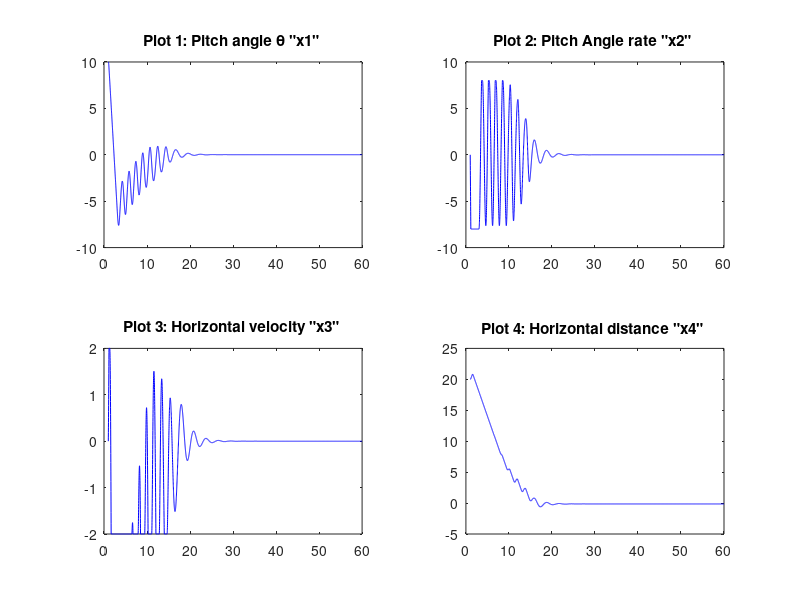
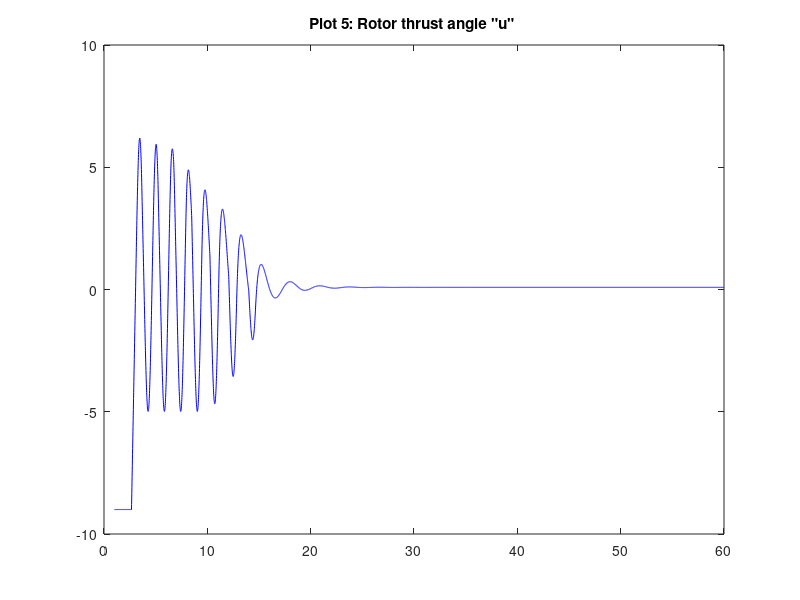
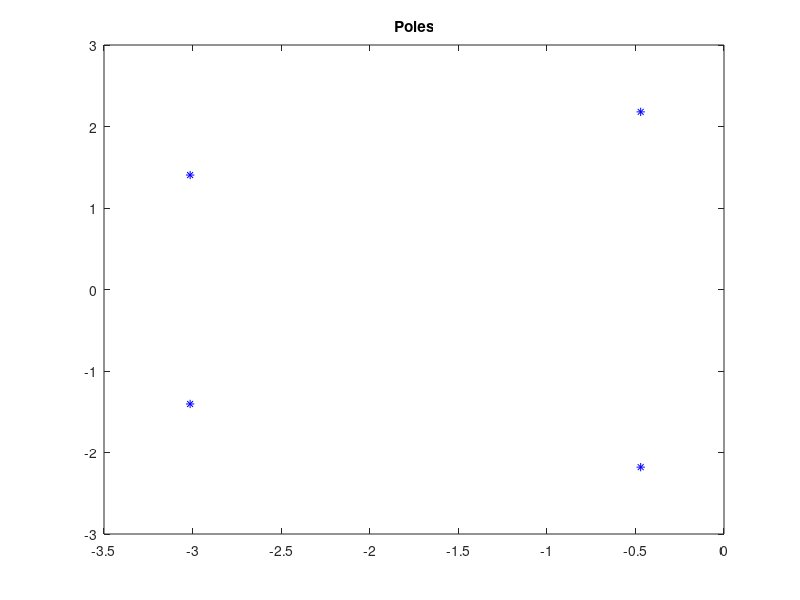

Source code (MATLAB) for these figures, in order: (Note: this script raises an error after producing the figures.)
% Helicopter Control 

% Initialization
clc;clear all;close all;

A = [0   ,    1    ,    0    ,  0  ;
     0   ,  -0.415 , -0.011  ,  0  ;
     9.8 ,  -1.43  ,  -0.02  ,  0  ;
     0   ,    0    ,    1    ,  0  ];
     
B = [  0   ;
      6.27 ;        
      9.8  ;
       0   ];
   
C = [   0    ;
      -0.011 ;
      -0.02  ;
        0    ];
z = 50;              % hoizontal wind
del = zeros(60,1); 
del_r = 9;  
x = zeros(4,60);
% Reference Values
x_r = [ 15 ;
         8 ;
         2 ; 
        25];
x(:,1) = [ 10   ;  % pitch angle 'theta' in rads 
            0   ;  % pitch angle rate in rads/sec
            0   ;  % horizontal vel 'u' in m/s,
           20  ];  % horzontal dist 'x' in m

Q =  1000000*[10  0  0  0 ;
               0  4  0  0 ;
               0  0  50 0 ;
               0  0  0  800];
  
R =1000000000;

t = 60;         % time 
dt = 0.01;      % sampling time period
N =1:dt:t;
n = length(N);

[K,S,P] = lqr(A,B,Q,R);

% System Equation:
% Where, x is the state vector with the above components 
% del is the rotor thrust angle in rads
% z is the horizontal wind velocity in m/s
% To calculate 'u' and bring to stable state
for i = 1:1:length(1:dt:t)
    del(i,1) = -K*x(:,i);
    del(i,1) =min(max(del(i,1),-del_r),del_r);
    y(:,i+1) = x(:,i) + dt*(A*x(:,i) + B*del(i,1) + C*z);   
    x(:,i+1) = min(max(y(:,i+1),-x_r),x_r);
end

% Plots
% The following plot represents the state variable
subplot(2,2,1);
plot(N,x(1,1:n),'-b')
title('Plot 1: Pitch angle \theta "x1" ')
subplot(2,2,2);
plot(N,x(2,1:n),'-b')
title('Plot 2: Pitch Angle rate "x2" ')
subplot(2,2,3);
plot(N,x(3,1:n),'-b')
title('Plot 3: Horizontal velocity "x3" ')
subplot(2,2,4);
plot(N,x(4,1:n),'-b')
title('Plot 4: Horizontal distance "x4" ')

% The following plot represents the control value
figure(2)
plot(N,del(1:n,1),'-b')
title('Plot 5: Rotor thrust angle "u" ')

% This plot represents the poles of the system
figure(3)
plot(real(P),imag(P),'b*')
title('Poles')
ax = gca;
ax.XAxisLocation = 'origin';
ax.YAxisLocation = 'origin';

